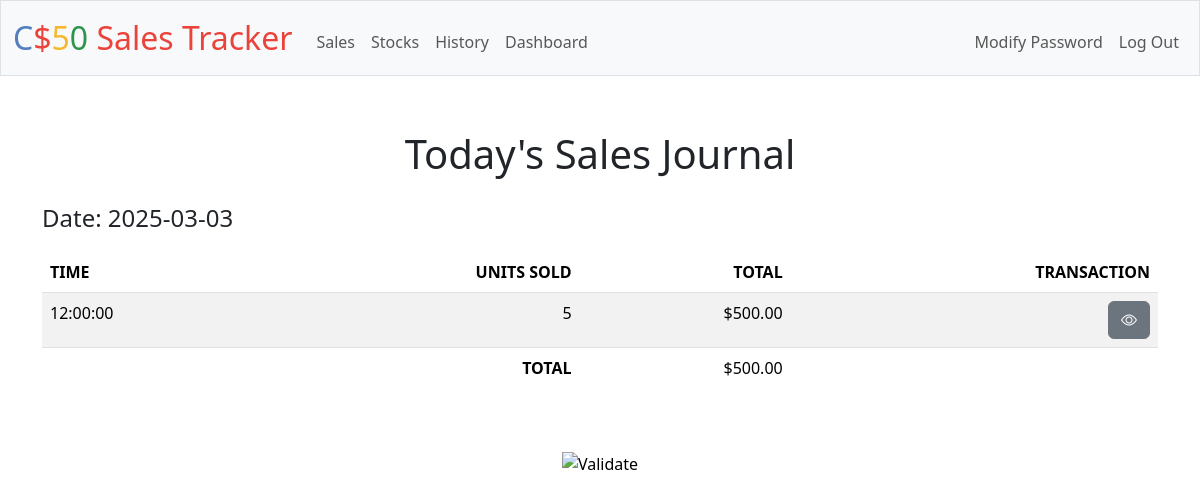
The page / (signed in) on the database its author committed.
### tables this page shows
CREATE TABLE "sales" (id INTEGER, date TEXT, time TEXT, itemname TEXT, quantity INTEGER, sellingprice NUMERIC, total NUMERIC, profit NUMERIC, FOREIGN KEY (id) REFERENCES users(id));

### app.py (the view)
@app.route("/")
@login_required
def index():
    try:
        date = datetime.now(timezone('Asia/Manila')).strftime('%Y-%m-%d')
        sales = db.execute(
            "SELECT time, SUM(quantity) as quantity, SUM(total) as total FROM sales WHERE id = ? AND date = ? GROUP BY time ORDER BY time DESC", session["user_id"], date)
        for sale in sales:
            sale['total'] = usd(sale['total'])
        total = usd(db.execute("SELECT SUM(total) as total FROM sales WHERE id = ? AND date = ?", session["user_id"], date)[0]['total'])
        return render_template("index.html", date=date, sales=sales, total=total)
    except:
        return render_template("index.html", total=usd(0))

### app.py (called while the page is built)
@app.after_request
def after_request(response):
    response.headers["Cache-Control"] = "no-cache, no-store, must-revalidate"
    response.headers["Expires"] = 0
    response.headers["Pragma"] = "no-cache"
    return response

### helpers.py (called while the page is built)
def login_required(f):
    @wraps(f)
    def decorated_function(*args, **kwargs):
        if session.get("user_id") is None:
            return redirect("/login")
        return f(*args, **kwargs)
    return decorated_function

def usd(value):
    return f"${value:,.2f}"

### templates/index.html (shortened to what this page needs)
{% extends "layout.html" %}
{% block main %}
    <table class="table table-striped table-hover">
        <p class="fs-1 fw-semi-bold text-dark">Today's Sales Journal</p>
        <p class="text-start fs-4 fw-light">Date: {{ date }}</p>
        <thead>
            <tr>
                <th class="text-start">TIME</th>
                <th class="text-end">UNITS SOLD</th>
                <th class="text-end">TOTAL</th>
                <th class="text-end">TRANSACTION</th>
            </tr>
        </thead>
        <tbody>
            {% for sale in sales %}
                <tr>
                    <td class="text-start">{{ sale.time }}</td>
                    <td class="text-end">{{ sale.quantity }}</td>
                    <td class="text-end">{{ sale.total }}</td>
                    <td class="text-end">
                        <form action="/transaction" method="post">
                            <button class="btn btn-secondary" type="submit" value="{{ sale.time }}" name="show"><i class="bi bi-eye"></i></button>
                        </form>
                    </td>
                </tr>
            {% endfor %}
        </tbody>
        <tfoot>
            <tr>
                <td class="border-0 fw-bold text-end" colspan="2">TOTAL</td>
                <td class="border-0 w-bold text-end">{{ total }}</td>
            </tr>
        </tfoot>
    </table>
{% endblock %}

### rows shown on the page
sales: time "12:00:00", quantity "5", total "$500.00"

### other values the page prints
{{ date }} "2025-03-03"
{{ total }} "$500.00"
